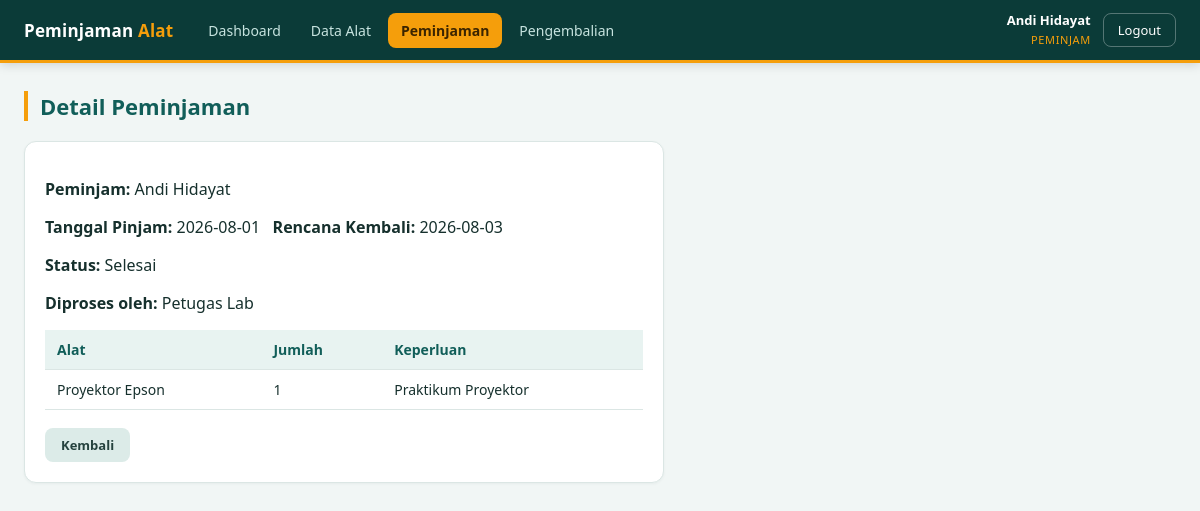
/peminjaman/detail.php?id=1 (signed in), run on the app's committed database.
### tables this page shows
CREATE TABLE `tb_peminjaman` (
  `id_peminjaman` int(11) NOT NULL AUTO_INCREMENT,
  `id_user` int(11) NOT NULL,
  `id_petugas` int(11) DEFAULT NULL COMMENT 'petugas yang menyetujui/menolak',
  `tanggal_pinjam` date NOT NULL,
  `tanggal_rencana_kembali` date NOT NULL,
  `status_peminjaman` enum('Diajukan','Dipinjam','Ditolak','Selesai') NOT NULL DEFAULT 'Diajukan',
  `catatan_petugas` varchar(150) DEFAULT NULL,
  PRIMARY KEY (`id_peminjaman`),
  KEY `id_user` (`id_user`),
  CONSTRAINT `fk_peminjaman_user` FOREIGN KEY (`id_user`) REFERENCES `tb_user` (`id_user`) ON DELETE CASCADE ON UPDATE CASCADE
);

CREATE TABLE `tb_user` (
  `id_user` int(11) NOT NULL AUTO_INCREMENT,
  `username` varchar(50) NOT NULL,
  `password` varchar(255) NOT NULL,
  `nama_lengkap` varchar(100) NOT NULL,
  `level_user` enum('Admin','Petugas','Peminjam') NOT NULL,
  PRIMARY KEY (`id_user`),
  UNIQUE KEY `username` (`username`)
);

CREATE TABLE `tb_detail_peminjaman` (
  `id_detail` int(11) NOT NULL AUTO_INCREMENT,
  `id_peminjaman` int(11) NOT NULL,
  `id_alat` int(11) NOT NULL,
  `jumlah_pinjam` int(11) NOT NULL,
  `keterangan_keperluan` varchar(100) NOT NULL,
  PRIMARY KEY (`id_detail`),
  KEY `id_peminjaman` (`id_peminjaman`),
  KEY `id_alat` (`id_alat`),
  CONSTRAINT `fk_detail_peminjaman` FOREIGN KEY (`id_peminjaman`) REFERENCES `tb_peminjaman` (`id_peminjaman`) ON DELETE CASCADE ON UPDATE CASCADE,
  CONSTRAINT `fk_detail_alat` FOREIGN KEY (`id_alat`) REFERENCES `tb_alat` (`id_alat`) ON DELETE RESTRICT ON UPDATE CASCADE
);

CREATE TABLE `tb_alat` (
  `id_alat` int(11) NOT NULL AUTO_INCREMENT,
  `id_kategori` int(11) NOT NULL,
  `nama_alat` varchar(100) NOT NULL,
  `jumlah_stok` int(11) NOT NULL,
  `kondisi` varchar(30) NOT NULL,
  PRIMARY KEY (`id_alat`),
  KEY `id_kategori` (`id_kategori`),
  CONSTRAINT `fk_alat_kategori` FOREIGN KEY (`id_kategori`) REFERENCES `tb_kategori` (`id_kategori`) ON DELETE RESTRICT ON UPDATE CASCADE
);

### config/fungsi.php (called while the page is built, shortened)
<?php
function e(?string $val): string
{
    return htmlspecialchars($val ?? '', ENT_QUOTES, 'UTF-8');
}

### peminjaman/detail.php (the view, shortened to what this page needs)
<?php
require_once __DIR__ . '/../config/koneksi.php';
require_once __DIR__ . '/../config/fungsi.php';
$id = (int)($_GET['id'] ?? 0);
$stmt = $pdo->prepare('SELECT p.*, u.nama_lengkap, pt.nama_lengkap AS nama_petugas
    FROM tb_peminjaman p
    JOIN tb_user u ON u.id_user = p.id_user
    LEFT JOIN tb_user pt ON pt.id_user = p.id_petugas
    WHERE p.id_peminjaman = :id');
$stmt->execute([':id' => $id]);
$p = $stmt->fetch();
$items = $pdo->prepare('SELECT d.*, a.nama_alat FROM tb_detail_peminjaman d JOIN tb_alat a ON a.id_alat=d.id_alat WHERE d.id_peminjaman=:id');
$items->execute([':id' => $id]);
$items = $items->fetchAll();
require __DIR__ . '/../config/partial_header.php';
?>
<div class="card" style="max-width:640px">
  <p><strong>Peminjam:</strong> <?= e($p['nama_lengkap']) ?></p>
  <p><strong>Tanggal Pinjam:</strong> <?= e($p['tanggal_pinjam']) ?> &nbsp; <strong>Rencana Kembali:</strong> <?= e($p['tanggal_rencana_kembali']) ?></p>
  <p><strong>Status:</strong> <?= e($p['status_peminjaman']) ?></p>
  <?php if ($p['nama_petugas']): ?><p><strong>Diproses oleh:</strong> <?= e($p['nama_petugas']) ?></p><?php endif; ?>
  <table style="margin-top:14px">
    <thead><tr><th>Alat</th><th>Jumlah</th><th>Keperluan</th></tr></thead>
    <tbody>
      <?php foreach ($items as $it): ?>
        <tr><td><?= e($it['nama_alat']) ?></td><td><?= (int)$it['jumlah_pinjam'] ?></td><td><?= e($it['keterangan_keperluan']) ?></td></tr>
      <?php endforeach; ?>
    </tbody>
  </table>
  <div class="form-actions"><a href="index.php" class="btn btn-muted">Kembali</a></div>
</div>
<?php require __DIR__ . '/../config/partial_footer.php'; ?>

### assets/style.css (style rules this page uses)
:root { --primary:#0f766e; --primary-dark:#115e59; --primary-soft:#ccfbf1; --accent:#f59e0b; --danger:#dc2626; --success:#16a34a; --bg:#f1f6f5; --card:#ffffff; --border:#dbe6e4; --text:#16302d; --muted:#5f7a76; --nav-bg:#0b3b38; --nav-text:#c7e3df; --radius:12px; }
* { box-sizing:border-box }
body { margin:0;font-family:'Segoe UI',system-ui,Arial,sans-serif;background:var(--bg);color:var(--text) }
a { color:var(--primary);text-decoration:none }
.card { background:var(--card);border:1px solid var(--border);border-radius:var(--radius);padding:20px;margin-bottom:20px; box-shadow:0 1px 3px rgba(15,60,56,.05);overflow-x:auto }
table { width:100%;border-collapse:collapse;font-size:14px }
th,td { padding:10px 12px;border-bottom:1px solid var(--border);text-align:left }
th { background:#e8f3f1;font-weight:600;color:var(--primary-dark) }
.btn { display:inline-block;padding:8px 16px;border-radius:8px;border:none;cursor:pointer;font-size:13px;font-weight:600;transition:filter .15s,background .15s }
.btn-muted { background:#dcebe8;color:#25423e }
.form-actions { margin-top:18px;display:flex;gap:10px }

### data on the page
tb_peminjaman: id_user.nama_lengkap "Andi Hidayat", tanggal_pinjam "2026-08-01", tanggal_rencana_kembali "2026-08-03", status_peminjaman "Selesai", tb_user.nama_lengkap "Petugas Lab"
tb_detail_peminjaman: id_alat.nama_alat "Proyektor Epson", jumlah_pinjam "1", keterangan_keperluan "Praktikum Proyektor"

### other printed values
$m['label'] "Dashboard"
$m['label'] "Data Alat"
$m['label'] "Peminjaman"
$m['label'] "Pengembalian"
$_SESSION['nama_lengkap'] "Andi Hidayat"
$role "PEMINJAM"
$pageTitle "Detail Peminjaman"
